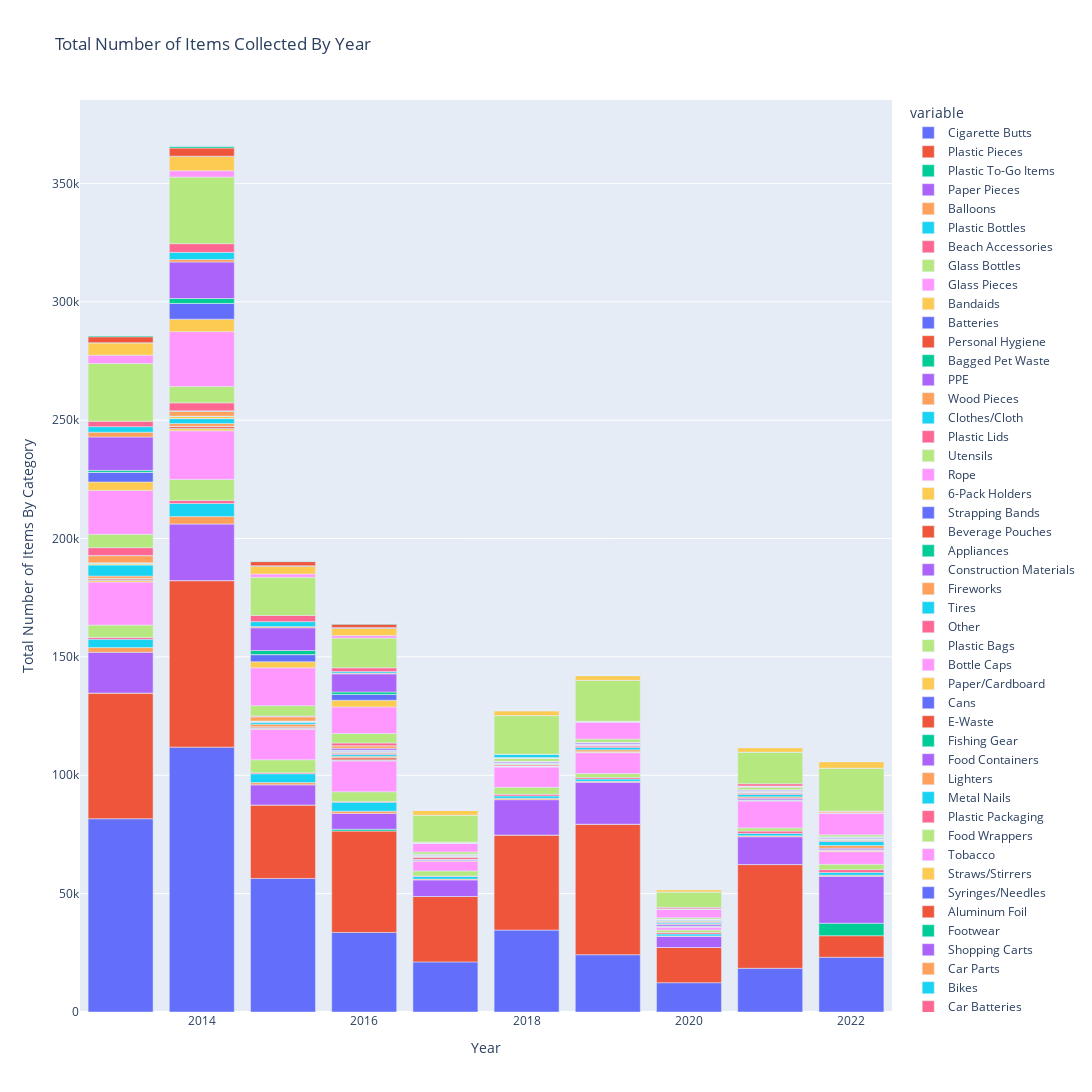

The notebook cell saved with this chart:
### Markdown cell above
# Longitudinal Evaluation of Cleanup Items

Here we'll look at the number of items cleaned up every year from 2013-2022. In order to evaluate if the number of items cleaned up are influenced by the number of volunteers and the number of hours they worked we would also need these numbers for each year, but it appears that these numbers are missing for the years 2013-2016 and 2020-2021, at least in the data I've been working with.

### Code cell
sos_data['Date'] = pd.to_datetime(sos_data['Date'], errors='coerce')
sos_data.dropna(subset=['Date'], inplace=True)

sos_data['Total Volunteers'] = sos_data['Adult Volunteers'] + 0.5 * sos_data['Youth Volunteers']
nonnumeric_cols = cleanup.NONNUMERIC_COLS
nonnumeric_cols.append('Total Volunteers')
nonnumeric_cols.append('Total Items')

volunteers = sos_data.groupby(sos_data.Date.dt.year)['Total Volunteers'].sum()
annual_data = pd.DataFrame({'Year':volunteers.index, 'Total Volunteers':volunteers.values})
annual_data = annual_data.reset_index(drop=True)
item_cols = []
for col in sos_data.columns:
    if col not in cleanup.NONNUMERIC_COLS:
        item_cols.append(col)
        col_sum = sos_data.groupby(sos_data.Date.dt.year)[col].sum()
        col_sum = col_sum.reset_index(drop=True)
        annual_data = pd.concat([annual_data, col_sum], axis=1)

fig = px.bar(annual_data, x='Year', y=item_cols, title="Total Number of Items Collected By Year")
fig.update_layout(
    autosize=False,
    width=1100,
    height=1200,
    yaxis_title='Total Number of Items By Category',
    xaxis_title='Year',
    yaxis={'categoryorder':'total ascending'}
)
fig.show()

### Figure 1 — Plotly figure (JSON) as saved in the notebook; plotly's stock layout.template omitted (floating-point values rounded to 4 significant figures)
{"data": [{"alignmentgroup": "True", "hovertemplate": "variable=Cigarette Butts<br>Year=%{x}<br>value=%{y}<extra></extra>", "legendgroup": "Cigarette Butts", "marker": {"color": "#636efa", "pattern": {"shape": ""}}, "name": "Cigarette Butts", "offsetgroup": "Cigarette Butts", "orientation": "v", "showlegend": true, "textposition": "auto", "type": "bar", "x": [2013, 2014, 2015, 2016, 2017, 2018, 2019, 2020, 2021, 2022], "xaxis": "x", "y": [81641, 111884, 56420, 33612, 21163, 34602, 24202, 12380, 18464, 23115], "yaxis": "y"}, {"alignmentgroup": "True", "hovertemplate": "variable=Plastic Pieces<br>Year=%{x}<br>value=%{y}<extra></extra>", "legendgroup": "Plastic Pieces", "marker": {"color": "#EF553B", "pattern": {"shape": ""}}, "name": "Plastic Pieces", "offsetgroup": "Plastic Pieces", "orientation": "v", "showlegend": true, "textposition": "auto", "type": "bar", "x": [2013, 2014, 2015, 2016, 2017, 2018, 2019, 2020, 2021, 2022], "xaxis": "x", "y": [53087, 70337, 31029, 42819, 27640.0, 40142, 55116, 14866, 43820, 9101], "yaxis": "y"}, {"alignmentgroup": "True", "hovertemplate": "variable=Plastic To-Go Items<br>Year=%{x}<br>value=%{y}<extra></extra>", "legendgroup": "Plastic To-Go Items", "marker": {"color": "#00cc96", "pattern": {"shape": ""}}, "name": "Plastic To-Go Items", "offsetgroup": "Plastic To-Go Items", "orientation": "v", "showlegend": true, "textposition": "auto", "type": "bar", "x": [2013, 2014, 2015, 2016, 2017, 2018, 2019, 2020, 2021, 2022], "xaxis": "x", "y": [0, 0, 0, 764, 0, 0, 0, 0, 0, 5294], "yaxis": "y"}, {"alignmentgroup": "True", "hovertemplate": "variable=Paper Pieces<br>Year=%{x}<br>value=%{y}<extra></extra>", "legendgroup": "Paper Pieces", "marker": {"color": "#ab63fa", "pattern": {"shape": ""}}, "name": "Paper Pieces", "offsetgroup": "Paper Pieces", "orientation": "v", "showlegend": true, "textposition": "auto", "type": "bar", "x": [2013, 2014, 2015, 2016, 2017, 2018, 2019, 2020, 2021, 2022], "xaxis": "x", "y": [17221, 23901, 8493, 6707, 6982, 14944, 17738, 4727, 11733, 19817], "yaxis": "y"}, {"alignmentgroup": "True", "hovertemplate": "variable=Balloons<br>Year=%{x}<br>value=%{y}<extra></extra>", "legendgroup": "Balloons", "marker": {"color": "#FFA15A", "pattern": {"shape": ""}}, "name": "Balloons", "offsetgroup": "Balloons", "orientation": "v", "showlegend": true, "textposition": "auto", "type": "bar", "x": [2013, 2014, 2015, 2016, 2017, 2018, 2019, 2020, 2021, 2022], "xaxis": "x", "y": [1987, 3151, 954, 950, 347, 556, 368, 162, 427, 446], "yaxis": "y"}, {"alignmentgroup": "True", "hovertemplate": "variable=Plastic Bottles<br>Year=%{x}<br>value=%{y}<extra></extra>", "legendgroup": "Plastic Bottles", "marker": {"color": "#19d3f3", "pattern": {"shape": ""}}, "name": "Plastic Bottles", "offsetgroup": "Plastic Bottles", "orientation": "v", "showlegend": true, "textposition": "auto", "type": "bar", "x": [2013, 2014, 2015, 2016, 2017, 2018, 2019, 2020, 2021, 2022], "xaxis": "x", "y": [3547, 5547, 3735, 3739, 1095, 1032, 968, 835, 1000, 1171], "yaxis": "y"}, {"alignmentgroup": "True", "hovertemplate": "variable=Beach Accessories<br>Year=%{x}<br>value=%{y}<extra></extra>", "legendgroup": "Beach Accessories", "marker": {"color": "#FF6692", "pattern": {"shape": ""}}, "name": "Beach Accessories", "offsetgroup": "Beach Accessories", "orientation": "v", "showlegend": true, "textposition": "auto", "type": "bar", "x": [2013, 2014, 2015, 2016, 2017, 2018, 2019, 2020, 2021, 2022], "xaxis": "x", "y": [745, 1231, 441, 344, 235, 700, 648, 638, 965, 1194], "yaxis": "y"}, {"alignmentgroup": "True", "hovertemplate": "variable=Glass Bottles<br>Year=%{x}<br>value=%{y}<extra></extra>", "legendgroup": "Glass Bottles", "marker": {"color": "#B6E880", "pattern": {"shape": ""}}, "name": "Glass Bottles", "offsetgroup": "Glass Bottles", "orientation": "v", "showlegend": true, "textposition": "auto", "type": "bar", "x": [2013, 2014, 2015, 2016, 2017, 2018, 2019, 2020, 2021, 2022], "xaxis": "x", "y": [5210, 8923, 5469, 4092, 2130, 2930, 1669, 1010, 1355, 2238], "yaxis": "y"}, {"alignmentgroup": "True", "hovertemplate": "variable=Glass Pieces<br>Year=%{x}<br>value=%{y}<extra></extra>", "legendgroup": "Glass Pieces", "marker": {"color": "#FF97FF", "pattern": {"shape": ""}}, "name": "Glass Pieces", "offsetgroup": "Glass Pieces", "orientation": "v", "showlegend": true, "textposition": "auto", "type": "bar", "x": [2013, 2014, 2015, 2016, 2017, 2018, 2019, 2020, 2021, 2022], "xaxis": "x", "y": [18195, 20532, 12865, 13028, 4084, 8542, 8823, 1288, 11356, 5369], "yaxis": "y"}, {"alignmentgroup": "True", "hovertemplate": "variable=Bandaids<br>Year=%{x}<br>value=%{y}<extra></extra>", "legendgroup": "Bandaids", "marker": {"color": "#FECB52", "pattern": {"shape": ""}}, "name": "Bandaids", "offsetgroup": "Bandaids", "orientation": "v", "showlegend": true, "textposition": "auto", "type": "bar", "x": [2013, 2014, 2015, 2016, 2017, 2018, 2019, 2020, 2021, 2022], "xaxis": "x", "y": [737, 899, 363, 244, 313, 342, 356, 86, 270, 418], "yaxis": "y"}, {"alignmentgroup": "True", "hovertemplate": "variable=Batteries<br>Year=%{x}<br>value=%{y}<extra></extra>", "legendgroup": "Batteries", "marker": {"color": "#636efa", "pattern": {"shape": ""}}, "name": "Batteries", "offsetgroup": "Batteries", "orientation": "v", "showlegend": true, "textposition": "auto", "type": "bar", "x": [2013, 2014, 2015, 2016, 2017, 2018, 2019, 2020, 2021, 2022], "xaxis": "x", "y": [245, 219, 167, 217, 448, 148, 77, 32, 68, 125], "yaxis": "y"}, {"alignmentgroup": "True", "hovertemplate": "variable=Personal Hygiene<br>Year=%{x}<br>value=%{y}<extra></extra>", "legendgroup": "Personal Hygiene", "marker": {"color": "#EF553B", "pattern": {"shape": ""}}, "name": "Personal Hygiene", "offsetgroup": "Personal Hygiene", "orientation": "v", "showlegend": true, "textposition": "auto", "type": "bar", "x": [2013, 2014, 2015, 2016, 2017, 2018, 2019, 2020, 2021, 2022], "xaxis": "x", "y": [605, 755, 527, 935, 1, 0, 0, 242, 0, 109], "yaxis": "y"}, {"alignmentgroup": "True", "hovertemplate": "variable=Bagged Pet Waste<br>Year=%{x}<br>value=%{y}<extra></extra>", "legendgroup": "Bagged Pet Waste", "marker": {"color": "#00cc96", "pattern": {"shape": ""}}, "name": "Bagged Pet Waste", "offsetgroup": "Bagged Pet Waste", "orientation": "v", "showlegend": true, "textposition": "auto", "type": "bar", "x": [2013, 2014, 2015, 2016, 2017, 2018, 2019, 2020, 2021, 2022], "xaxis": "x", "y": [0, 0, 0, 0, 0, 0, 0, 70, 159, 169], "yaxis": "y"}, {"alignmentgroup": "True", "hovertemplate": "variable=PPE<br>Year=%{x}<br>value=%{y}<extra></extra>", "legendgroup": "PPE", "marker": {"color": "#ab63fa", "pattern": {"shape": ""}}, "name": "PPE", "offsetgroup": "PPE", "orientation": "v", "showlegend": true, "textposition": "auto", "type": "bar", "x": [2013, 2014, 2015, 2016, 2017, 2018, 2019, 2020, 2021, 2022], "xaxis": "x", "y": [0, 0, 0, 0, 0, 0, 0, 720, 718, 630], "yaxis": "y"}, {"alignmentgroup": "True", "hovertemplate": "variable=Wood Pieces<br>Year=%{x}<br>value=%{y}<extra></extra>", "legendgroup": "Wood Pieces", "marker": {"color": "#FFA15A", "pattern": {"shape": ""}}, "name": "Wood Pieces", "offsetgroup": "Wood Pieces", "orientation": "v", "showlegend": true, "textposition": "auto", "type": "bar", "x": [2013, 2014, 2015, 2016, 2017, 2018, 2019, 2020, 2021, 2022], "xaxis": "x", "y": [937.5, 1236, 1133, 568, 27, 0, 799, 227, 547, 1130], "yaxis": "y"}, {"alignmentgroup": "True", "hovertemplate": "variable=Clothes/Cloth<br>Year=%{x}<br>value=%{y}<extra></extra>", "legendgroup": "Clothes/Cloth", "marker": {"color": "#19d3f3", "pattern": {"shape": ""}}, "name": "Clothes/Cloth", "offsetgroup": "Clothes/Cloth", "orientation": "v", "showlegend": true, "textposition": "auto", "type": "bar", "x": [2013, 2014, 2015, 2016, 2017, 2018, 2019, 2020, 2021, 2022], "xaxis": "x", "y": [4809, 2069, 944, 753, 6, 0, 1017, 479, 1012, 1672], "yaxis": "y"}, {"alignmentgroup": "True", "hovertemplate": "variable=Plastic Lids<br>Year=%{x}<br>value=%{y}<extra></extra>", "legendgroup": "Plastic Lids", "marker": {"color": "#FF6692", "pattern": {"shape": ""}}, "name": "Plastic Lids", "offsetgroup": "Plastic Lids", "orientation": "v", "showlegend": true, "textposition": "auto", "type": "bar", "x": [2013, 2014, 2015, 2016, 2017, 2018, 2019, 2020, 2021, 2022], "xaxis": "x", "y": [0, 0, 0, 568, 852, 465, 540, 411, 532, 465], "yaxis": "y"}, {"alignmentgroup": "True", "hovertemplate": "variable=Utensils<br>Year=%{x}<br>value=%{y}<extra></extra>", "legendgroup": "Utensils", "marker": {"color": "#B6E880", "pattern": {"shape": ""}}, "name": "Utensils", "offsetgroup": "Utensils", "orientation": "v", "showlegend": true, "textposition": "auto", "type": "bar", "x": [2013, 2014, 2015, 2016, 2017, 2018, 2019, 2020, 2021, 2022], "xaxis": "x", "y": [0, 0, 0, 435, 474, 389, 292, 453, 360, 434], "yaxis": "y"}, {"alignmentgroup": "True", "hovertemplate": "variable=Rope<br>Year=%{x}<br>value=%{y}<extra></extra>", "legendgroup": "Rope", "marker": {"color": "#FF97FF", "pattern": {"shape": ""}}, "name": "Rope", "offsetgroup": "Rope", "orientation": "v", "showlegend": true, "textposition": "auto", "type": "bar", "x": [2013, 2014, 2015, 2016, 2017, 2018, 2019, 2020, 2021, 2022], "xaxis": "x", "y": [0, 0, 50, 237, 120, 136, 296, 7, 148, 64], "yaxis": "y"}, {"alignmentgroup": "True", "hovertemplate": "variable=6-Pack Holders<br>Year=%{x}<br>value=%{y}<extra></extra>", "legendgroup": "6-Pack Holders", "marker": {"color": "#FECB52", "pattern": {"shape": ""}}, "name": "6-Pack Holders", "offsetgroup": "6-Pack Holders", "orientation": "v", "showlegend": true, "textposition": "auto", "type": "bar", "x": [2013, 2014, 2015, 2016, 2017, 2018, 2019, 2020, 2021, 2022], "xaxis": "x", "y": [624, 909, 301, 129, 45, 34, 77, 0, 36, 97], "yaxis": "y"}, {"alignmentgroup": "True", "hovertemplate": "variable=Strapping Bands<br>Year=%{x}<br>value=%{y}<extra></extra>", "legendgroup": "Strapping Bands", "marker": {"color": "#636efa", "pattern": {"shape": ""}}, "name": "Strapping Bands", "offsetgroup": "Strapping Bands", "orientation": "v", "showlegend": true, "textposition": "auto", "type": "bar", "x": [2013, 2014, 2015, 2016, 2017, 2018, 2019, 2020, 2021, 2022], "xaxis": "x", "y": [0, 0, 1, 437, 193, 255, 271, 208, 326, 399], "yaxis": "y"}, {"alignmentgroup": "True", "hovertemplate": "variable=Beverage Pouches<br>Year=%{x}<br>value=%{y}<extra></extra>", "legendgroup": "Beverage Pouches", "marker": {"color": "#EF553B", "pattern": {"shape": ""}}, "name": "Beverage Pouches", "offsetgroup": "Beverage Pouches", "orientation": "v", "showlegend": true, "textposition": "auto", "type": "bar", "x": [2013, 2014, 2015, 2016, 2017, 2018, 2019, 2020, 2021, 2022], "xaxis": "x", "y": [0, 0, 0, 0, 0, 0, 0, 240, 49, 172], "yaxis": "y"}, {"alignmentgroup": "True", "hovertemplate": "variable=Appliances<br>Year=%{x}<br>value=%{y}<extra></extra>", "legendgroup": "Appliances", "marker": {"color": "#00cc96", "pattern": {"shape": ""}}, "name": "Appliances", "offsetgroup": "Appliances", "orientation": "v", "showlegend": true, "textposition": "auto", "type": "bar", "x": [2013, 2014, 2015, 2016, 2017, 2018, 2019, 2020, 2021, 2022], "xaxis": "x", "y": [147, 127, 46, 64, 42, 18, 23, 0, 22, 5], "yaxis": "y"}, {"alignmentgroup": "True", "hovertemplate": "variable=Construction Materials<br>Year=%{x}<br>value=%{y}<extra></extra>", "legendgroup": "Construction Materials", "marker": {"color": "#ab63fa", "pattern": {"shape": ""}}, "name": "Construction Materials", "offsetgroup": "Construction Materials", "orientation": "v", "showlegend": true, "textposition": "auto", "type": "bar", "x": [2013, 2014, 2015, 2016, 2017, 2018, 2019, 2020, 2021, 2022], "xaxis": "x", "y": [0, 0, 0, 753, 241, 461, 554, 166, 456, 276], "yaxis": "y"}, {"alignmentgroup": "True", "hovertemplate": "variable=Fireworks<br>Year=%{x}<br>value=%{y}<extra></extra>", "legendgroup": "Fireworks", "marker": {"color": "#FFA15A", "pattern": {"shape": ""}}, "name": "Fireworks", "offsetgroup": "Fireworks", "orientation": "v", "showlegend": true, "textposition": "auto", "type": "bar", "x": [2013, 2014, 2015, 2016, 2017, 2018, 2019, 2020, 2021, 2022], "xaxis": "x", "y": [3018, 2031, 1759, 1043, 152, 151, 55, 1, 42, 51], "yaxis": "y"}, {"alignmentgroup": "True", "hovertemplate": "variable=Tires<br>Year=%{x}<br>value=%{y}<extra></extra>", "legendgroup": "Tires", "marker": {"color": "#19d3f3", "pattern": {"shape": ""}}, "name": "Tires", "offsetgroup": "Tires", "orientation": "v", "showlegend": true, "textposition": "auto", "type": "bar", "x": [2013, 2014, 2015, 2016, 2017, 2018, 2019, 2020, 2021, 2022], "xaxis": "x", "y": [112, 195, 108, 69, 48, 35.25, 37, 21, 19, 27], "yaxis": "y"}, {"alignmentgroup": "True", "hovertemplate": "variable=Other<br>Year=%{x}<br>value=%{y}<extra></extra>", "legendgroup": "Other", "marker": {"color": "#FF6692", "pattern": {"shape": ""}}, "name": "Other", "offsetgroup": "Other", "orientation": "v", "showlegend": true, "textposition": "auto", "type": "bar", "x": [2013, 2014, 2015, 2016, 2017, 2018, 2019, 2020, 2021, 2022], "xaxis": "x", "y": [3266, 3375, 261, 1120, 21, 0, 0, 0, 0, 0], "yaxis": "y"}, {"alignmentgroup": "True", "hovertemplate": "variable=Plastic Bags<br>Year=%{x}<br>value=%{y}<extra></extra>", "legendgroup": "Plastic Bags", "marker": {"color": "#B6E880", "pattern": {"shape": ""}}, "name": "Plastic Bags", "offsetgroup": "Plastic Bags", "orientation": "v", "showlegend": true, "textposition": "auto", "type": "bar", "x": [2013, 2014, 2015, 2016, 2017, 2018, 2019, 2020, 2021, 2022], "xaxis": "x", "y": [5638, 6877, 4351, 4033, 965, 1274, 1369, 595, 1086, 837], "yaxis": "y"}, {"alignmentgroup": "True", "hovertemplate": "variable=Bottle Caps<br>Year=%{x}<br>value=%{y}<extra></extra>", "legendgroup": "Bottle Caps", "marker": {"color": "#FF97FF", "pattern": {"shape": ""}}, "name": "Bottle Caps", "offsetgroup": "Bottle Caps", "orientation": "v", "showlegend": true, "textposition": "auto", "type": "bar", "x": [2013, 2014, 2015, 2016, 2017, 2018, 2019, 2020, 2021, 2022], "xaxis": "x", "y": [18563, 23197, 15982, 11213, 3786, 79, 7330, 3552, 0, 9305], "yaxis": "y"}, {"alignmentgroup": "True", "hovertemplate": "variable=Paper/Cardboard<br>Year=%{x}<br>value=%{y}<extra></extra>", "legendgroup": "Paper/Cardboard", "marker": {"color": "#FECB52", "pattern": {"shape": ""}}, "name": "Paper/Cardboard", "offsetgroup": "Paper/Cardboard", "orientation": "v", "showlegend": true, "textposition": "auto", "type": "bar", "x": [2013, 2014, 2015, 2016, 2017, 2018, 2019, 2020, 2021, 2022], "xaxis": "x", "y": [3570, 5268, 2567, 2816, 3, 10, 0, 0, 0, 0], "yaxis": "y"}, {"alignmentgroup": "True", "hovertemplate": "variable=Cans<br>Year=%{x}<br>value=%{y}<extra></extra>", "legendgroup": "Cans", "marker": {"color": "#636efa", "pattern": {"shape": ""}}, "name": "Cans", "offsetgroup": "Cans", "orientation": "v", "showlegend": true, "textposition": "auto", "type": "bar", "x": [2013, 2014, 2015, 2016, 2017, 2018, 2019, 2020, 2021, 2022], "xaxis": "x", "y": [4063, 6657, 3004, 2461, 2, 11, 0, 0, 14, 0], "yaxis": "y"}, {"alignmentgroup": "True", "hovertemplate": "variable=E-Waste<br>Year=%{x}<br>value=%{y}<extra></extra>", "legendgroup": "E-Waste", "marker": {"color": "#EF553B", "pattern": {"shape": ""}}, "name": "E-Waste", "offsetgroup": "E-Waste", "orientation": "v", "showlegend": true, "textposition": "auto", "type": "bar", "x": [2013, 2014, 2015, 2016, 2017, 2018, 2019, 2020, 2021, 2022], "xaxis": "x", "y": [0, 0, 0, 0, 0, 0, 0, 38, 124, 17], "yaxis": "y"}, {"alignmentgroup": "True", "hovertemplate": "variable=Fishing Gear<br>Year=%{x}<br>value=%{y}<extra></extra>", "legendgroup": "Fishing Gear", "marker": {"color": "#00cc96", "pattern": {"shape": ""}}, "name": "Fishing Gear", "offsetgroup": "Fishing Gear", "orientation": "v", "showlegend": true, "textposition": "auto", "type": "bar", "x": [2013, 2014, 2015, 2016, 2017, 2018, 2019, 2020, 2021, 2022], "xaxis": "x", "y": [830, 2072, 1719, 1030, 3, 0, 0, 124, 256, 0], "yaxis": "y"}, {"alignmentgroup": "True", "hovertemplate": "variable=Food Containers<br>Year=%{x}<br>value=%{y}<extra></extra>", "legendgroup": "Food Containers", "marker": {"color": "#ab63fa", "pattern": {"shape": ""}}, "name": "Food Containers", "offsetgroup": "Food Containers", "orientation": "v", "showlegend": true, "textposition": "auto", "type": "bar", "x": [2013, 2014, 2015, 2016, 2017, 2018, 2019, 2020, 2021, 2022], "xaxis": "x", "y": [14095, 15436, 9605, 7657, 37, 0, 0, 0, 0, 0], "yaxis": "y"}, {"alignmentgroup": "True", "hovertemplate": "variable=Lighters<br>Year=%{x}<br>value=%{y}<extra></extra>", "legendgroup": "Lighters", "marker": {"color": "#FFA15A", "pattern": {"shape": ""}}, "name": "Lighters", "offsetgroup": "Lighters", "orientation": "v", "showlegend": true, "textposition": "auto", "type": "bar", "x": [2013, 2014, 2015, 2016, 2017, 2018, 2019, 2020, 2021, 2022], "xaxis": "x", "y": [2033, 1018, 525, 352, 197, 232, 162, 50, 125, 665], "yaxis": "y"}, {"alignmentgroup": "True", "hovertemplate": "variable=Metal Nails<br>Year=%{x}<br>value=%{y}<extra></extra>", "legendgroup": "Metal Nails", "marker": {"color": "#19d3f3", "pattern": {"shape": ""}}, "name": "Metal Nails", "offsetgroup": "Metal Nails", "orientation": "v", "showlegend": true, "textposition": "auto", "type": "bar", "x": [2013, 2014, 2015, 2016, 2017, 2018, 2019, 2020, 2021, 2022], "xaxis": "x", "y": [2325, 3037, 2081, 620, 105, 1358, 0, 0, 0, 0], "yaxis": "y"}, {"alignmentgroup": "True", "hovertemplate": "variable=Plastic Packaging<br>Year=%{x}<br>value=%{y}<extra></extra>", "legendgroup": "Plastic Packaging", "marker": {"color": "#FF6692", "pattern": {"shape": ""}}, "name": "Plastic Packaging", "offsetgroup": "Plastic Packaging", "orientation": "v", "showlegend": true, "textposition": "auto", "type": "bar", "x": [2013, 2014, 2015, 2016, 2017, 2018, 2019, 2020, 2021, 2022], "xaxis": "x", "y": [2297, 3681, 2606, 1574, 0, 0, 0, 572, 932, 51], "yaxis": "y"}, {"alignmentgroup": "True", "hovertemplate": "variable=Food Wrappers<br>Year=%{x}<br>value=%{y}<extra></extra>", "legendgroup": "Food Wrappers", "marker": {"color": "#B6E880", "pattern": {"shape": ""}}, "name": "Food Wrappers", "offsetgroup": "Food Wrappers", "orientation": "v", "showlegend": true, "textposition": "auto", "type": "bar", "x": [2013, 2014, 2015, 2016, 2017, 2018, 2019, 2020, 2021, 2022], "xaxis": "x", "y": [24378, 28110, 16132, 12548, 11394, 16357, 17333, 6513, 13373, 18128], "yaxis": "y"}, {"alignmentgroup": "True", "hovertemplate": "variable=Tobacco<br>Year=%{x}<br>value=%{y}<extra></extra>", "legendgroup": "Tobacco", "marker": {"color": "#FF97FF", "pattern": {"shape": ""}}, "name": "Tobacco", "offsetgroup": "Tobacco", "orientation": "v", "showlegend": true, "textposition": "auto", "type": "bar", "x": [2013, 2014, 2015, 2016, 2017, 2018, 2019, 2020, 2021, 2022], "xaxis": "x", "y": [3524, 2675, 1353, 1056, 1, 0, 0, 0, 0, 0], "yaxis": "y"}, {"alignmentgroup": "True", "hovertemplate": "variable=Straws/Stirrers<br>Year=%{x}<br>value=%{y}<extra></extra>", "legendgroup": "Straws/Stirrers", "marker": {"color": "#FECB52", "pattern": {"shape": ""}}, "name": "Straws/Stirrers", "offsetgroup": "Straws/Stirrers", "orientation": "v", "showlegend": true, "textposition": "auto", "type": "bar", "x": [2013, 2014, 2015, 2016, 2017, 2018, 2019, 2020, 2021, 2022], "xaxis": "x", "y": [5163, 6001, 3345, 3088, 2017, 1987, 1942, 981, 1851, 2754], "yaxis": "y"}, {"alignmentgroup": "True", "hovertemplate": "variable=Syringes/Needles<br>Year=%{x}<br>value=%{y}<extra></extra>", "legendgroup": "Syringes/Needles", "marker": {"color": "#636efa", "pattern": {"shape": ""}}, "name": "Syringes/Needles", "offsetgroup": "Syringes/Needles", "orientation": "v", "showlegend": true, "textposition": "auto", "type": "bar", "x": [2013, 2014, 2015, 2016, 2017, 2018, 2019, 2020, 2021, 2022], "xaxis": "x", "y": [140, 164, 215, 377, 136, 241, 156, 44, 101, 202], "yaxis": "y"}, {"alignmentgroup": "True", "hovertemplate": "variable=Aluminum Foil<br>Year=%{x}<br>value=%{y}<extra></extra>", "legendgroup": "Aluminum Foil", "marker": {"color": "#EF553B", "pattern": {"shape": ""}}, "name": "Aluminum Foil", "offsetgroup": "Aluminum Foil", "orientation": "v", "showlegend": true, "textposition": "auto", "type": "bar", "x": [2013, 2014, 2015, 2016, 2017, 2018, 2019, 2020, 2021, 2022], "xaxis": "x", "y": [2469, 3453, 1697, 1366, 0, 35, 0, 0, 0, 0], "yaxis": "y"}, {"alignmentgroup": "True", "hovertemplate": "variable=Footwear<br>Year=%{x}<br>value=%{y}<extra></extra>", "legendgroup": "Footwear", "marker": {"color": "#00cc96", "pattern": {"shape": ""}}, "name": "Footwear", "offsetgroup": "Footwear", "orientation": "v", "showlegend": true, "textposition": "auto", "type": "bar", "x": [2013, 2014, 2015, 2016, 2017, 2018, 2019, 2020, 2021, 2022], "xaxis": "x", "y": [539, 803.5, 321, 290, 1, 0, 0, 0, 0, 16], "yaxis": "y"}, {"alignmentgroup": "True", "hovertemplate": "variable=Shopping Carts<br>Year=%{x}<br>value=%{y}<extra></extra>", "legendgroup": "Shopping Carts", "marker": {"color": "#ab63fa", "pattern": {"shape": ""}}, "name": "Shopping Carts", "offsetgroup": "Shopping Carts", "orientation": "v", "showlegend": true, "textposition": "auto", "type": "bar", "x": [2013, 2014, 2015, 2016, 2017, 2018, 2019, 2020, 2021, 2022], "xaxis": "x", "y": [21, 30, 36, 3, 0, 0, 0, 0, 0, 0], "yaxis": "y"}, {"alignmentgroup": "True", "hovertemplate": "variable=Car Parts<br>Year=%{x}<br>value=%{y}<extra></extra>", "legendgroup": "Car Parts", "marker": {"color": "#FFA15A", "pattern": {"shape": ""}}, "name": "Car Parts", "offsetgroup": "Car Parts", "orientation": "v", "showlegend": true, "textposition": "auto", "type": "bar", "x": [2013, 2014, 2015, 2016, 2017, 2018, 2019, 2020, 2021, 2022], "xaxis": "x", "y": [31, 101, 51, 74, 0, 0, 0, 0, 0, 0], "yaxis": "y"}, {"alignmentgroup": "True", "hovertemplate": "variable=Bikes<br>Year=%{x}<br>value=%{y}<extra></extra>", "legendgroup": "Bikes", "marker": {"color": "#19d3f3", "pattern": {"shape": ""}}, "name": "Bikes", "offsetgroup": "Bikes", "orientation": "v", "showlegend": true, "textposition": "auto", "type": "bar", "x": [2013, 2014, 2015, 2016, 2017, 2018, 2019, 2020, 2021, 2022], "xaxis": "x", "y": [62, 70, 18, 42, 0, 0, 0, 0, 0, 0], "yaxis": "y"}, {"alignmentgroup": "True", "hovertemplate": "variable=Car Batteries<br>Year=%{x}<br>value=%{y}<extra></extra>", "legendgroup": "Car Batteries", "marker": {"color": "#FF6692", "pattern": {"shape": ""}}, "name": "Car Batteries", "offsetgroup": "Car Batteries", "orientation": "v", "showlegend": true, "textposition": "auto", "type": "bar", "x": [2013, 2014, 2015, 2016, 2017, 2018, 2019, 2020, 2021, 2022], "xaxis": "x", "y": [7, 9, 8, 5, 0, 0, 0, 0, 0, 0], "yaxis": "y"}], "layout": {"autosize": false, "barmode": "relative", "height": 1200, "legend": {"title": {"text": "variable"}, "tracegroupgap": 0}, "title": {"text": "Total Number of Items Collected By Year"}, "width": 1100, "xaxis": {"anchor": "y", "autorange": true, "domain": [0, 1], "range": [2012.0, 2022.0], "title": {"text": "Year"}, "type": "linear"}, "yaxis": {"anchor": "x", "autorange": true, "categoryorder": "total ascending", "domain": [0, 1], "range": [0, 385200.0], "title": {"text": "Total Number of Items By Category"}, "type": "linear"}}}
